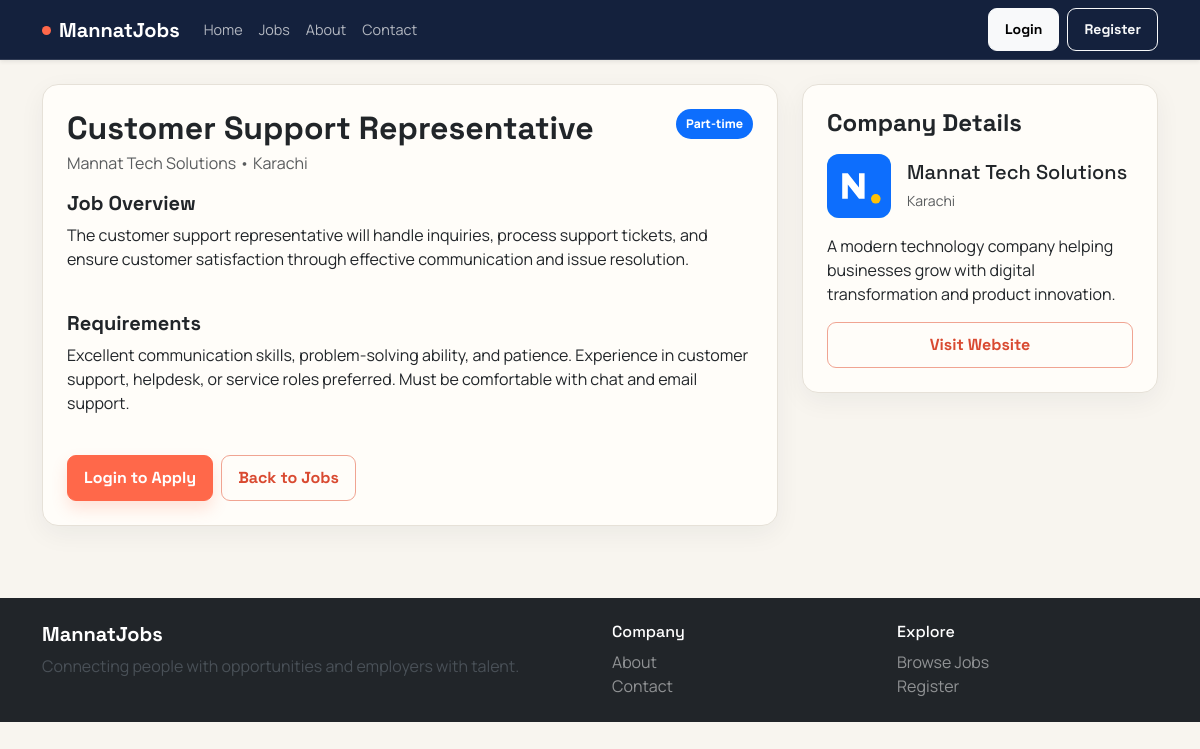
The page /job-details.php?id=4 on the database its author committed.
### tables this page shows
CREATE TABLE jobs (
    id INT UNSIGNED AUTO_INCREMENT PRIMARY KEY,
    employer_id INT UNSIGNED NOT NULL,
    category_id INT UNSIGNED NOT NULL,
    title VARCHAR(180) NOT NULL,
    description TEXT NOT NULL,
    requirements TEXT NOT NULL,
    location VARCHAR(120) NOT NULL,
    job_type ENUM('Full-time', 'Part-time', 'Remote', 'Internship') NOT NULL,
    salary_min DECIMAL(12,2) DEFAULT NULL,
    salary_max DECIMAL(12,2) DEFAULT NULL,
    experience_level VARCHAR(80) DEFAULT NULL,
    deadline DATE DEFAULT NULL,
    status ENUM('pending', 'approved', 'rejected', 'closed') NOT NULL DEFAULT 'pending',
    created_at TIMESTAMP NOT NULL DEFAULT CURRENT_TIMESTAMP,
    updated_at TIMESTAMP NOT NULL DEFAULT CURRENT_TIMESTAMP ON UPDATE CURRENT_TIMESTAMP,
    CONSTRAINT fk_jobs_employer FOREIGN KEY (employer_id) REFERENCES users(id) ON DELETE CASCADE,
    CONSTRAINT fk_jobs_category FOREIGN KEY (category_id) REFERENCES job_categories(id) ON DELETE RESTRICT,
    INDEX idx_jobs_employer (employer_id),
    INDEX idx_jobs_status (status),
    INDEX idx_jobs_location (location),
    INDEX idx_jobs_category (category_id)
);

CREATE TABLE employer_profiles (
    user_id INT UNSIGNED NOT NULL PRIMARY KEY,
    company_name VARCHAR(180) DEFAULT NULL,
    company_logo VARCHAR(255) DEFAULT NULL,
    company_website VARCHAR(255) DEFAULT NULL,
    company_description TEXT DEFAULT NULL,
    approved TINYINT(1) NOT NULL DEFAULT 0,
    updated_at TIMESTAMP NOT NULL DEFAULT CURRENT_TIMESTAMP ON UPDATE CURRENT_TIMESTAMP,
    CONSTRAINT fk_employer_user FOREIGN KEY (user_id) REFERENCES users(id) ON DELETE CASCADE
);

### includes/functions.php (called while the page is built, shortened)
<?php
function e($value)
{
    return htmlspecialchars((string)$value, ENT_QUOTES, 'UTF-8');
}
function isLoggedIn()
{
    return isset($_SESSION['user_id']) && !empty($_SESSION['user_id']);
}
function appBasePath()
{
    static $basePath;
    if ($basePath !== null) {
        return $basePath;
    }
    $documentRoot = realpath($_SERVER['DOCUMENT_ROOT'] ?? '');
    $appRoot = realpath(__DIR__ . '/..');
    $basePath = '';
    if ($documentRoot && $appRoot) {
        $documentRoot = str_replace('\\', '/', rtrim($documentRoot, '\\/'));
        $appRoot = str_replace('\\', '/', $appRoot);
        if (str_starts_with(strtolower($appRoot), strtolower($documentRoot))) {
            $basePath = substr($appRoot, strlen($documentRoot));
        }
    }
    return rtrim($basePath, '/');
}
function url($path = '')
{
    $path = ltrim($path, '/');
    return appBasePath() . ($path === '' ? '/' : '/' . $path);
}

### job-details.php (the view, shortened to what this page needs)
<?php
require_once __DIR__ . '/includes/db.php';
require_once __DIR__ . '/includes/functions.php';
$id = (int)($_GET['id'] ?? 0);
$stmt = $conn->prepare('SELECT j.*, c.name AS category_name, u.name AS employer_name, ep.company_name, ep.company_logo, ep.company_website, ep.company_description FROM jobs j INNER JOIN job_categories c ON c.id = j.category_id INNER JOIN users u ON u.id = j.employer_id LEFT JOIN employer_profiles ep ON ep.user_id = u.id WHERE j.id = ? LIMIT 1');
$stmt->bind_param('i', $id);
$stmt->execute();
$job = $stmt->get_result()->fetch_assoc();
include __DIR__ . '/includes/header.php';
?>
<div class="row g-4">
    <div class="col-lg-8">
        <div class="card p-4">
            <div class="d-flex justify-content-between align-items-start flex-wrap gap-3 mb-3">
                <div>
                    <h2 class="fw-bold mb-1"><?php echo e($job['title']); ?></h2>
                    <p class="mb-0 text-muted"><?php echo e($job['company_name'] ?: $job['employer_name']); ?> • <?php echo e($job['location']); ?></p>
                </div>
                <span class="job-badge bg-primary text-white"><?php echo e($job['job_type']); ?></span>
            </div>
            <div class="mb-4">
                <h5 class="fw-bold">Job Overview</h5>
                <p><?php echo nl2br(e($job['description'])); ?></p>
            </div>
            <div class="mb-4">
                <h5 class="fw-bold">Requirements</h5>
                <p><?php echo nl2br(e($job['requirements'])); ?></p>
            </div>
            <div class="d-flex gap-2 flex-wrap">
                <?php if (isLoggedIn() && $_SESSION['user_role'] === 'jobseeker'): ?>
                    <a href="<?php echo e(url('jobseeker/apply.php?job_id=' . (int)$job['id'])); ?>" class="btn btn-primary">Apply Now</a>
                <?php elseif (!isLoggedIn()): ?>
                    <a href="<?php echo e(url('login.php')); ?>" class="btn btn-primary">Login to Apply</a>
                <?php else: ?>
                    <button class="btn btn-secondary" disabled>Apply Now</button>
                <?php endif; ?>
                <a href="<?php echo e(url('jobs.php')); ?>" class="btn btn-outline-primary">Back to Jobs</a>
            </div>
        </div>
    </div>
    <div class="col-lg-4">
        <div class="card p-4">
            <h4 class="fw-bold mb-3">Company Details</h4>
            <div class="d-flex align-items-center gap-3 mb-3">
                <img src="<?php echo e(url('assets/images/logo-placeholder.svg')); ?>" alt="Company logo" class="company-logo">
                <div>
                    <h5 class="mb-1"><?php echo e($job['company_name'] ?: $job['employer_name']); ?></h5>
                    <small class="text-muted"><?php echo e($job['location']); ?></small>
                </div>
            </div>
            <p><?php echo nl2br(e($job['company_description'] ?: 'Company profile not added yet.')); ?></p>
            <?php if (!empty($job['company_website'])): ?>
                <a href="<?php echo e($job['company_website']); ?>" class="btn btn-outline-primary w-100" target="_blank">Visit Website</a>
            <?php endif; ?>
        </div>
    </div>
</div>
<?php include __DIR__ . '/includes/footer.php'; ?>

### assets/css/style.css (style rules this page uses)
:root { --primary: #ff684a; --primary-dark: #d94a31; --secondary: #14213d; --ink: #172033; --paper: #f8f5ef; --mint: #b9eadb; --muted: #657084; --success: #20866b; --danger: #c94848; --warning: #d28a22; --border: #e6e1d8; --shadow: 0 18px 50px rgba(20, 33, 61, 0.09); }
* { scrollbar-color: #b9b1a5 var(--paper); }
body { font-family: 'Manrope', sans-serif; background: var(--paper); color: var(--ink); min-width: 320px; }
h1, h2, h3, h4, h5, h6, .navbar-brand, .btn { font-family: 'Space Grotesk', sans-serif; }
h1, h2, h3, h4, h5, h6 { letter-spacing: 0; }
.card, .stat-box, .dashboard-sidebar { border: 1px solid var(--border); border-radius: 16px; box-shadow: 0 8px 26px rgba(20, 33, 61, 0.055); background: #fffdf9; }
.card { transition: box-shadow 180ms ease, transform 180ms ease; }
.company-logo { width: 64px; height: 64px; object-fit: cover; border-radius: 12px; background: var(--mint); }
.job-badge { font-size: 0.75rem; border-radius: 999px; padding: 6px 10px; font-weight: 800; }
.btn { border-radius: 9px; font-weight: 700; padding: 10px 16px; transition: transform 160ms ease, box-shadow 160ms ease, background 160ms ease; }
.btn-primary { --bs-btn-bg: var(--primary); --bs-btn-border-color: var(--primary); --bs-btn-hover-bg: var(--primary-dark); --bs-btn-hover-border-color: var(--primary-dark); box-shadow: 0 8px 16px rgba(255, 104, 74, 0.18); }
.btn-outline-primary { --bs-btn-color: var(--primary-dark); --bs-btn-border-color: #f0a492; --bs-btn-hover-bg: var(--primary); --bs-btn-hover-border-color: var(--primary); }

### rows shown on the page
jobs: title "Customer Support Representative", employer_profiles.company_name "Mannat Tech Solutions", location "Karachi", job_type "Part-time", description "The customer support representative will handle inquiries, process support tickets, and ensure customer satisfaction through effective communication and issue resolution.", requirements "Excellent communication skills, problem-solving ability, and patience. Experience in customer support, helpdesk, or service roles preferred. Must be comfortable with chat and email support.", employer_profiles.company_description "A modern technology company helping businesses grow with digital transformation and product innovation."
